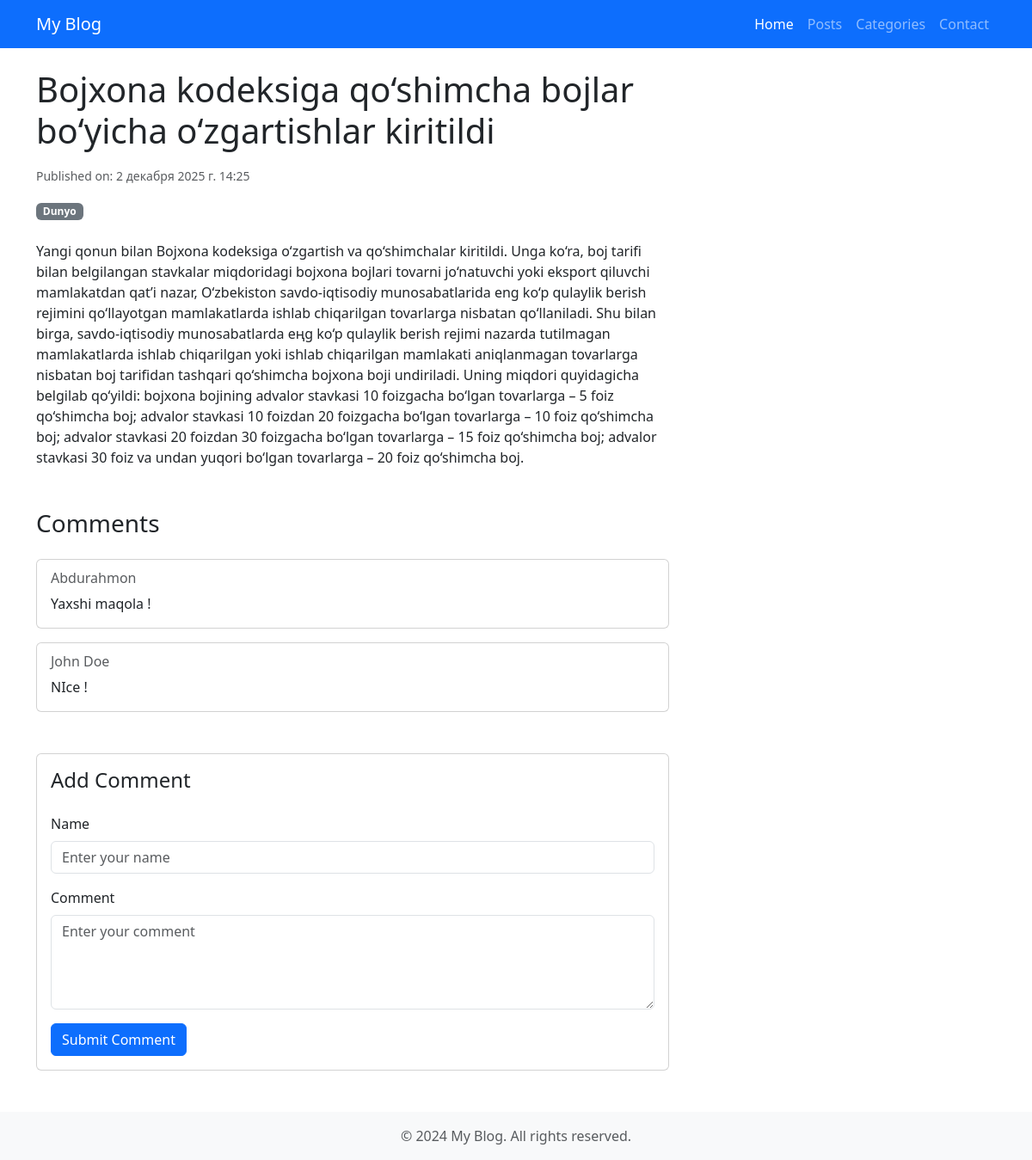
The app's page /post/2/ with its own data.
### blog/models.py (models this page shows, shortened)
class Post(models.Model):
    title = models.CharField(max_length=250,blank=False)
    content = models.TextField()
    category = models.ForeignKey(Category, on_delete=models.PROTECT, related_name="posts")
    author = models.CharField(max_length=250,blank=True)
    likes = models.IntegerField(default=0)
    dislikes = models.IntegerField(default=0)
    published = models.BooleanField(default=False)
    created_at = models.DateTimeField(auto_now_add=True)
    updated_at = models.DateTimeField(auto_now=True)

class Category(models.Model):
    name = models.CharField(max_length=250,blank=False)
    about_text = models.TextField(blank=True)
    class Meta:
        verbose_name = "Category"
        verbose_name_plural = "Categories"
    def __str__(self):
        return self.name

class Comment(models.Model):
    name = models.CharField(max_length=250,blank=False)
    comment = models.TextField()
    post = models.ForeignKey(Post, on_delete=models.CASCADE, related_name="comments")

### blog/views.py (the view, shortened to what this page needs)
# urls.py: path("post/<int:post_id>/", views.postDetail, name="post_detail"),
def postDetail(request,post_id):
    post = Post.objects.get(id=post_id)
    return render(request, template_name="post_detail.html", context={"post":post})

### templates/post_detail.html (shortened to what this page needs)
{% extends 'base.html' %}
{% block content %}
    <div class="container mt-4">
        <div class="row">
            <div class="col-lg-8">
                <h1 class="mb-3">{{post.title}}</h1>
                <p class="text-muted mb-3">
                    <small>Published on: {{post.created_at}}</small>
                </p>
                <p class="mb-4">
                    <span class="badge bg-secondary">{{post.category}}</span>
                </p>
                <div class="mb-5">
                    <p>
                        {{post.content}}
                    </p>
                </div>
                <div class="mb-5">
                    <h3 class="mb-4">Comments</h3>
                    {% for comment in post.comments.all %}
                    <div class="card mb-3">
                        <div class="card-body">
                            <h6 class="card-subtitle mb-2 text-muted">{{comment.name}}</h6>
                            <p class="card-text">{{comment.comment}}</p>
                        </div>
                    </div>
                    {% endfor %}
                </div>
                <div class="card">
                    <div class="card-body">
                        <h4 class="card-title mb-4">Add Comment</h4>
                        <form action="" method="post">
                            <div class="mb-3">
                                <label for="commentName" class="form-label">Name</label>
                                <input type="text" name="name" class="form-control" id="commentName" placeholder="Enter your name" required>
                            </div>
                            <div class="mb-3">
                                <label for="commentText" class="form-label">Comment</label>
                                <textarea class="form-control" name="comment" id="commentText" rows="4" placeholder="Enter your comment" required></textarea>
                            </div>
                            <button type="submit" class="btn btn-primary">Submit Comment</button>
                        </form>
                    </div>
                </div>
            </div>
        </div>
    </div>
{% endblock %}

### records on screen
Post: title "Bojxona kodeksiga qo‘shimcha bojlar bo‘yicha o‘zgartishlar kiritildi", created_at "2 декабря 2025 г. 14:25", category "Dunyo", content "Yangi qonun bilan Bojxona kodeksiga o‘zgartish va qo‘shimchalar kiritildi. Unga ko‘ra, boj tarifi bilan belgilangan stavkalar miqdoridagi bojxona bojlari tovarni jo‘natuvchi yoki eksport qiluvchi mamlakatdan qat’i nazar, O‘zbekiston savdo-iqtisodiy munosabatlarida eng ko‘p qulaylik berish rejimini qo‘llayotgan mamlakatlarda ishlab chiqarilgan tovarlarga nisbatan qo‘llaniladi. Shu bilan birga, savdo-iqtisodiy munosabatlarda eңg ko‘p qulaylik berish rejimi nazarda tutilmagan mamlakatlarda ishlab chiqarilgan yoki ishlab chiqarilgan mamlakati aniqlanmagan tovarlarga nisbatan boj tarifidan tashqari qo‘shimcha bojxona boji undiriladi. Uning miqdori quyidagicha belgilab qo‘yildi: bojxona bojining…"
Comment: name "Abdurahmon", comment "Yaxshi maqola !"
Comment: name "John Doe", comment "NIce !"
